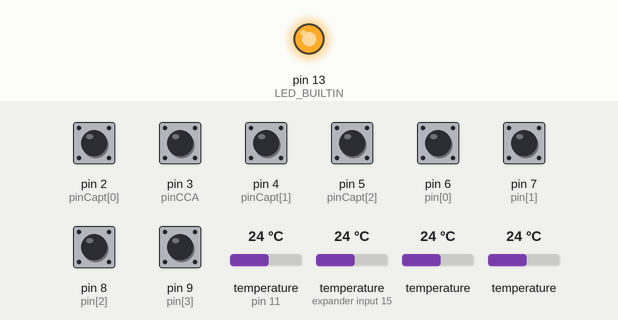
Recording of a program running on a simulated Arduino Nano, built with avr-gcc and run on an emulated ATmega328P. Parts: output pins drawn as LEDs (lit = HIGH). The inputs (shaded band) are chosen by the test bench; at power-on: pin 2 (pinCapt[0]), pin 3 (pinCCA), pin 4 (pinCapt[1]), pin 5 (pinCapt[2]), pin 6 (pin[0]), pin 7 (pin[1]), pin 8 (pin[2]), pin 9 (pin[3]) HIGH, temperature (sensors on pin 11, expander input 15) 24 °C, temperature 24 °C. What the program prints to the serial monitor is not drawn.

Above: at 0.1 s.
At 9.6 s:
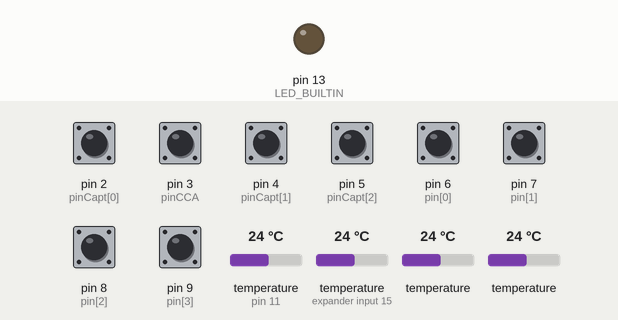
Timing chart, 0 to 11.1 s (numbered marks = the images above):
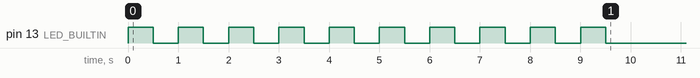

The program:

main.cpp
```cpp
#include <Arduino.h>
#include <OneWire.h>
#include <DallasTemperature.h>
#define TAILLE_TABLEAU 40

/*
Programme de monitoring de la chaudière
voir détails dans joplin

16.01.21 DB
*/


//-- capteur tension              {pellet , pompe L, pompe C}
const String  etiquetteCpt  [3] = {"CCT"  , "CLP"  ,"CCP"   };
const byte    indexCapt     [3] = {13     , 11     , 12     }; //no de index
const byte    pinCapt       [3] = {2      , 4      , 5      };  //pin
boolean       actif         [3];  //sortie active
unsigned long antiRebCapt       =  500;                         //anti rebond
//-- capteur de tension - alimentation pellets --
const byte    pinCCA      = 3;     //pin
boolean       epCCA       = true;  //état précédent
unsigned long chronoCCA   = 0;     //chronomètre
unsigned long antiRebCCA  = 0;     //anti rebond
//-- vannes                       {Logement    , Chaudière   }
const String  etiquette     [2] = {"CLY"       , "CCY"       };
const byte    index         [2] = {31          , 32          };  // no de index
unsigned long valeur        [2] = {102000      , 102000      }; //position vanne (1/2 au départ)
//                                {ouv L, fer L, ouv C, fer C}
const byte    j             [4] = {0    , 0    , 1    , 1    }; //curseur valeurs communes
const byte    k             [4] = {1    , 0    , 3    , 2    }; //désactivation extremité sens inverse
const byte    pin           [4] = {6    , 7    , 8    , 9    }; //pin
const boolean valAugmente   [4] = {true , false, true , false}; //valeur augmente
boolean       vanneEnMouv   [4] = {false, false, false, false}; //état précédent
boolean       extremAtteint [4] = {false, false, false, false}; //a atteint extremité
unsigned long antiRebVanne  [4] = {0    , 0    , 0    , 0    }; //anti rebond
unsigned long chrono        [4] = {0    , 0    , 0    , 0    }; //chronomètre
// -- capteur température
const byte    pinI2C   = 11;    //pin
OneWire oneWire(pinI2C);
DallasTemperature capteursTemp(&oneWire);
DeviceAddress TCO, TCI, TLO, TLI;
const unsigned long iTC0 = 300000; //intervalle entre deux envoi de température [ms]
const unsigned long iTC1 = 60000;  //intervalle entre deux envoi de température chauf, actif [ms]
unsigned long       mpTC = 0;      //millis précédent
// -- constantes --
const unsigned long cycleY  = 204000; //temps cycle complet overture ou fermeture vanne [ms]
const unsigned long antiRebond = 200;  //anti rebond [ms]
const String cJD1 = "SendToHTTP 192.168.1.109,8121,device=%sysname%&taskid=";
const String cJD2 = "&cmd=";
const String cJD3 = "&value=";
const unsigned long intervalEnvois = 1000;  //1s entre chaque envoi http
// -- tableau tampon fifo --
byte curseurEcritureTableau = 0;
byte curseurLectureTableau = 0;
const byte tailleTableau = TAILLE_TABLEAU;
unsigned long chronoTableau = 0;
String  tableauCodes   [TAILLE_TABLEAU];
byte    tableauIndexes [TAILLE_TABLEAU];
float   tableauValeurs [TAILLE_TABLEAU];
byte    tableauDcm     [TAILLE_TABLEAU];

void Envoi() {
  if (millis() - chronoTableau > intervalEnvois && curseurEcritureTableau != curseurLectureTableau) {
    chronoTableau = millis();
    String txt;
    txt = cJD1 + tableauIndexes[curseurLectureTableau] + cJD2 + tableauCodes[curseurLectureTableau] + cJD3;
    Serial.print(txt);
    Serial.println(tableauValeurs[curseurLectureTableau], tableauDcm[curseurLectureTableau]);
    //Serial.print("curseur lecture ");
    //Serial.println(curseurLectureTableau);
    curseurLectureTableau++;
    if(curseurLectureTableau >= TAILLE_TABLEAU) curseurLectureTableau = 0;
  }
}

void Donnees(String code, byte idx, float val, int dcm) {
  tableauCodes[curseurEcritureTableau] = code;
  tableauIndexes[curseurEcritureTableau] = idx;
  tableauValeurs[curseurEcritureTableau] = val;
  tableauDcm[curseurEcritureTableau] = dcm;
  //Serial.print("curseur ecriture ");
  //Serial.println(curseurEcritureTableau);
  curseurEcritureTableau++;
  if(curseurEcritureTableau >= TAILLE_TABLEAU) curseurEcritureTableau = 0;
}

void CaptTension(int i) {
  if(digitalRead(pinCapt[i]) != actif[i] && millis() - antiRebond > antiRebCapt) {
    antiRebCapt = millis();
    actif[i] = !actif[i];
    Donnees(etiquetteCpt[i], indexCapt[i], !actif[i], 0);
  }
}

void CaptAlimentation() {
//alimentation pellets
  if(digitalRead(pinCCA) == false && epCCA == true && millis() > (antiRebond + antiRebCCA)) { //activé
    epCCA = false;
    chronoCCA = millis();
    antiRebCCA = millis();
    digitalWrite(LED_BUILTIN, HIGH);
  }
  if(digitalRead(pinCCA) == true && epCCA == false && millis() > (antiRebond + antiRebCCA)) { //désactivé
    epCCA = true;
    antiRebCCA = millis();
    digitalWrite(LED_BUILTIN, LOW);
    //Serial.print("CCA off ");
    unsigned long tCCA = (millis() - chronoCCA);
    if(tCCA > antiRebond + 1) Donnees("CCA", 21, float(tCCA) / 1000, 2);
  }
}

void CaptVanne(int i) {
  int valeurInt;
  //activé
  if(!digitalRead(pin[i]) && !vanneEnMouv[i] && millis() - antiRebVanne[i] > antiRebond && !extremAtteint[i]) {
    vanneEnMouv[i] = true;
    chrono[i] = millis();
    antiRebVanne[i] = millis();
    digitalWrite(LED_BUILTIN, HIGH);
  }
  //désactivé
  if(digitalRead(pin[i]) && vanneEnMouv[i] && millis() > (antiRebond + antiRebVanne[i]) && !extremAtteint[i]) {
    vanneEnMouv[i] = false;
    antiRebVanne[i] = millis();
    digitalWrite(LED_BUILTIN, LOW);
    if (valAugmente[i] ) valeur[j[i]] = valeur[j[i]] + millis() - chrono[i];
    else valeur[j[i]] = valeur[j[i]] + chrono[i] - millis();
    valeurInt = map(valeur[j[i]] , 0, cycleY, 0, 1000);
    Donnees(etiquette[j[i]], index[j[i]], float(valeurInt) / 1000, 3);
    extremAtteint[k[i]] = false;
  }
  //a atteint extremité
  boolean execExtrem = false;
  if(vanneEnMouv[i] && !extremAtteint[i] && (millis() - chrono[i] >= cycleY - valeur[j[i]]) && valAugmente[i]) { //max
    valeur[j[i]] = cycleY;
    execExtrem = true;
  }
  if(vanneEnMouv[i] && !extremAtteint[i] && (millis() - chrono[i] >= valeur[j[i]]) && !valAugmente[i]) {  //min
    valeur[j[i]] = 0;
    execExtrem = true;
  }
  if(execExtrem) {
    execExtrem = false;
    valeurInt = map(valeur[j[i]], 0, cycleY, 0, 1000);
    Donnees(etiquette[j[i]], index[j[i]], float(valeurInt) / 1000, 3);
    extremAtteint[i] = true;
    vanneEnMouv[i] = false;
    digitalWrite(LED_BUILTIN, LOW);
  }
}

void CaptTemperature(unsigned long interval) {
  if(interval < millis() - mpTC) {
    mpTC = millis();
    float tmpCT;
    capteursTemp.requestTemperatures();
    tmpCT = capteursTemp.getTempC(TLO);
    if(tmpCT != -127) Donnees("TLO", 1, tmpCT, 1);
    else Donnees("MCC", 99, 81, 0);
    tmpCT = capteursTemp.getTempC(TLI);
    if(tmpCT != -127) Donnees("TLI", 2, tmpCT, 1);
    else Donnees("MCC", 99, 82, 0);
    tmpCT = capteursTemp.getTempC(TCO);
    if(tmpCT != -127) Donnees("TCO", 3, tmpCT, 1);
    else Donnees("MCC", 99, 83, 0);
    tmpCT = capteursTemp.getTempC(TCI);
    if(tmpCT != -127) Donnees("TCI", 4, tmpCT, 1);
    else Donnees("MCC", 99, 84, 0);
    //Serial.println();
    //Serial.print("temp interval ");
    //Serial.println(interval);
  }
}

void setup() {
  Serial.begin(9600);
  //Serial.println("----------------- SETUP -------------------");
  for (int i = 0; i < 3; i++)  pinMode(pinCapt[i], INPUT);
  pinMode(pinCCA,  INPUT);
  for (int i = 0; i < 4; i++)  pinMode(pin[i], INPUT);
  pinMode(LED_BUILTIN, OUTPUT);
  for (int i = 0; i < 10; i++) {      //pause en attendant boot esp
    digitalWrite(LED_BUILTIN, HIGH);
    delay(500);
    digitalWrite(LED_BUILTIN, LOW);
    delay(500);
  }
  capteursTemp.begin();
  if (capteursTemp.getDeviceCount() != 4) Donnees("MCC", 99, 8, 0); //vérifie si il y a bien 4 capteurs
  if (!capteursTemp.getAddress(TLO, 0)) Donnees("MCC", 99, 8.1, 1); //erreur si pas trouvé
  if (!capteursTemp.getAddress(TLI, 3)) Donnees("MCC", 99, 8.2, 1); //    -
  if (!capteursTemp.getAddress(TCO, 1)) Donnees("MCC", 99, 8.3, 1); //    -
  if (!capteursTemp.getAddress(TCI, 2)) Donnees("MCC", 99, 8.4, 1); //    -
  CaptTemperature(0);
  for (int i = 0; i < 3; i++) {
    actif[i] = !digitalRead(pinCapt[i]);
    delay(200);
    Donnees(etiquetteCpt[i], indexCapt[i], actif[i], 0);
  }
  Donnees("MCC", 99, 0, 0);
  //Serial.println("--------------- Fin SETUP -----------------");
}

void loop() {
  for (int i = 0; i < 3; i++) CaptTension(i); //capt tension
  CaptAlimentation();
  for (int i = 0; i < 4; i++) CaptVanne(i); //vannes 4x (2 directions x 2 vannes)
  Envoi();  //envoi les données régulierement
  if(!actif[0]) CaptTemperature(iTC1);  //envoi température plus rapproché si chauff. en cours
  else CaptTemperature(iTC0);
}
```
